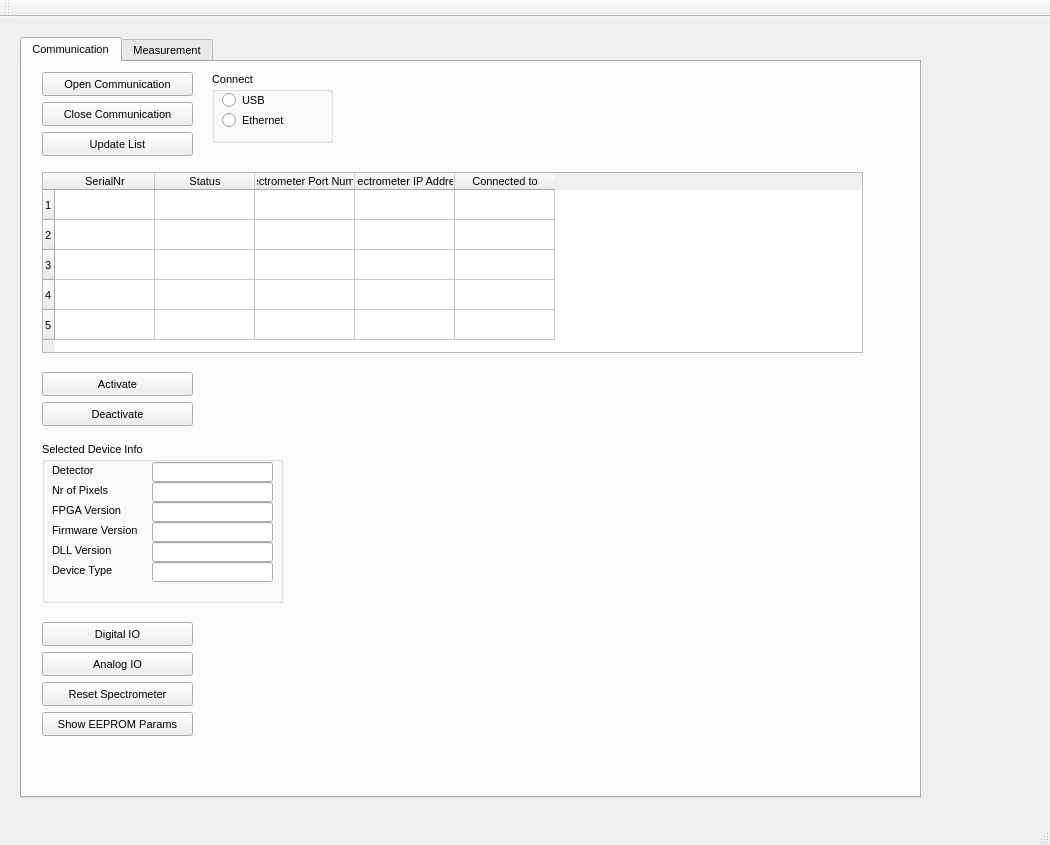
<?xml version="1.0" encoding="UTF-8"?>
<ui version="4.0">
 <class>QtdemoClass</class>
 <widget class="QMainWindow" name="QtdemoClass">
  <property name="geometry">
   <rect>
    <x>0</x>
    <y>0</y>
    <width>1050</width>
    <height>845</height>
   </rect>
  </property>
  <property name="font">
   <font>
    <pointsize>8</pointsize>
   </font>
  </property>
  <property name="windowTitle">
   <string>Qtdemo</string>
  </property>
  <widget class="QWidget" name="centralWidget">
   <widget class="QTabWidget" name="tabWidget">
    <property name="geometry">
     <rect>
      <x>20</x>
      <y>20</y>
      <width>901</width>
      <height>761</height>
     </rect>
    </property>
    <property name="currentIndex">
     <number>0</number>
    </property>
    <widget class="QWidget" name="CommunicationTab">
     <attribute name="title">
      <string>Communication</string>
     </attribute>
     <widget class="QGroupBox" name="groupBox_6">
      <property name="geometry">
       <rect>
        <x>20</x>
        <y>380</y>
        <width>241</width>
        <height>161</height>
       </rect>
      </property>
      <property name="title">
       <string>Selected Device Info</string>
      </property>
      <widget class="QLineEdit" name="DetectorEdt">
       <property name="geometry">
        <rect>
         <x>110</x>
         <y>20</y>
         <width>121</width>
         <height>20</height>
        </rect>
       </property>
      </widget>
      <widget class="QLineEdit" name="NrPixelsEdt">
       <property name="geometry">
        <rect>
         <x>110</x>
         <y>40</y>
         <width>121</width>
         <height>20</height>
        </rect>
       </property>
      </widget>
      <widget class="QLineEdit" name="FPGAVerEdt">
       <property name="geometry">
        <rect>
         <x>110</x>
         <y>60</y>
         <width>121</width>
         <height>20</height>
        </rect>
       </property>
      </widget>
      <widget class="QLineEdit" name="FirmwareVerEdt">
       <property name="geometry">
        <rect>
         <x>110</x>
         <y>80</y>
         <width>121</width>
         <height>20</height>
        </rect>
       </property>
      </widget>
      <widget class="QLineEdit" name="DLLVerEdt">
       <property name="geometry">
        <rect>
         <x>110</x>
         <y>100</y>
         <width>121</width>
         <height>20</height>
        </rect>
       </property>
      </widget>
      <widget class="QLabel" name="label_20">
       <property name="geometry">
        <rect>
         <x>10</x>
         <y>20</y>
         <width>121</width>
         <height>16</height>
        </rect>
       </property>
       <property name="text">
        <string>Detector</string>
       </property>
      </widget>
      <widget class="QLabel" name="label_21">
       <property name="geometry">
        <rect>
         <x>10</x>
         <y>40</y>
         <width>111</width>
         <height>16</height>
        </rect>
       </property>
       <property name="text">
        <string>Nr of Pixels</string>
       </property>
      </widget>
      <widget class="QLabel" name="label_22">
       <property name="geometry">
        <rect>
         <x>10</x>
         <y>60</y>
         <width>121</width>
         <height>16</height>
        </rect>
       </property>
       <property name="text">
        <string>FPGA Version</string>
       </property>
      </widget>
      <widget class="QLabel" name="label_23">
       <property name="geometry">
        <rect>
         <x>10</x>
         <y>80</y>
         <width>121</width>
         <height>16</height>
        </rect>
       </property>
       <property name="text">
        <string>Firmware Version</string>
       </property>
      </widget>
      <widget class="QLabel" name="label_24">
       <property name="geometry">
        <rect>
         <x>10</x>
         <y>100</y>
         <width>121</width>
         <height>16</height>
        </rect>
       </property>
       <property name="text">
        <string>DLL Version</string>
       </property>
      </widget>
      <widget class="QLabel" name="label_44">
       <property name="geometry">
        <rect>
         <x>10</x>
         <y>120</y>
         <width>111</width>
         <height>16</height>
        </rect>
       </property>
       <property name="text">
        <string>Device Type</string>
       </property>
      </widget>
      <widget class="QLineEdit" name="DeviceTypeEdt">
       <property name="geometry">
        <rect>
         <x>110</x>
         <y>120</y>
         <width>121</width>
         <height>20</height>
        </rect>
       </property>
      </widget>
     </widget>
     <widget class="QPushButton" name="DeactivateBtn">
      <property name="geometry">
       <rect>
        <x>20</x>
        <y>340</y>
        <width>151</width>
        <height>24</height>
       </rect>
      </property>
      <property name="text">
       <string>Deactivate</string>
      </property>
     </widget>
     <widget class="QPushButton" name="ActivateBtn">
      <property name="geometry">
       <rect>
        <x>20</x>
        <y>310</y>
        <width>151</width>
        <height>24</height>
       </rect>
      </property>
      <property name="text">
       <string>Activate</string>
      </property>
     </widget>
     <widget class="QTableWidget" name="SpectrometerList">
      <property name="geometry">
       <rect>
        <x>20</x>
        <y>110</y>
        <width>821</width>
        <height>181</height>
       </rect>
      </property>
      <property name="rowCount">
       <number>5</number>
      </property>
      <property name="columnCount">
       <number>5</number>
      </property>
      <row/>
      <row/>
      <row/>
      <row/>
      <row/>
      <column>
       <property name="text">
        <string>SerialNr</string>
       </property>
      </column>
      <column>
       <property name="text">
        <string>Status</string>
       </property>
      </column>
      <column>
       <property name="text">
        <string>Spectrometer Port Number</string>
       </property>
      </column>
      <column>
       <property name="text">
        <string>Spectrometer IP Address</string>
       </property>
      </column>
      <column>
       <property name="text">
        <string>Connected to</string>
       </property>
      </column>
     </widget>
     <widget class="QPushButton" name="OpenCommBtn">
      <property name="geometry">
       <rect>
        <x>20</x>
        <y>10</y>
        <width>151</width>
        <height>24</height>
       </rect>
      </property>
      <property name="text">
       <string>Open Communication</string>
      </property>
     </widget>
     <widget class="QPushButton" name="UpdateListBtn">
      <property name="geometry">
       <rect>
        <x>20</x>
        <y>70</y>
        <width>151</width>
        <height>24</height>
       </rect>
      </property>
      <property name="text">
       <string>Update List</string>
      </property>
     </widget>
     <widget class="QGroupBox" name="groupBox_12">
      <property name="geometry">
       <rect>
        <x>190</x>
        <y>10</y>
        <width>121</width>
        <height>71</height>
       </rect>
      </property>
      <property name="title">
       <string>Connect</string>
      </property>
      <widget class="QRadioButton" name="ConnectUSBRBtn">
       <property name="geometry">
        <rect>
         <x>10</x>
         <y>20</y>
         <width>101</width>
         <height>17</height>
        </rect>
       </property>
       <property name="text">
        <string>USB</string>
       </property>
      </widget>
      <widget class="QRadioButton" name="ConnectEthernetRBtn">
       <property name="geometry">
        <rect>
         <x>10</x>
         <y>40</y>
         <width>101</width>
         <height>17</height>
        </rect>
       </property>
       <property name="text">
        <string>Ethernet</string>
       </property>
      </widget>
     </widget>
     <widget class="QPushButton" name="CloseCommBtn">
      <property name="geometry">
       <rect>
        <x>20</x>
        <y>40</y>
        <width>151</width>
        <height>24</height>
       </rect>
      </property>
      <property name="text">
       <string>Close Communication</string>
      </property>
     </widget>
     <widget class="QPushButton" name="DigitalIoBtn">
      <property name="geometry">
       <rect>
        <x>20</x>
        <y>560</y>
        <width>151</width>
        <height>24</height>
       </rect>
      </property>
      <property name="text">
       <string>Digital IO</string>
      </property>
     </widget>
     <widget class="QPushButton" name="AnalogIoBtn">
      <property name="geometry">
       <rect>
        <x>20</x>
        <y>590</y>
        <width>151</width>
        <height>24</height>
       </rect>
      </property>
      <property name="text">
       <string>Analog IO</string>
      </property>
     </widget>
     <widget class="QPushButton" name="ShowEepromBtn">
      <property name="geometry">
       <rect>
        <x>20</x>
        <y>650</y>
        <width>151</width>
        <height>24</height>
       </rect>
      </property>
      <property name="text">
       <string>Show EEPROM Params</string>
      </property>
     </widget>
     <widget class="QPushButton" name="ResetSpectrometerBtn">
      <property name="geometry">
       <rect>
        <x>20</x>
        <y>620</y>
        <width>151</width>
        <height>24</height>
       </rect>
      </property>
      <property name="text">
       <string>Reset Spectrometer</string>
      </property>
     </widget>
    </widget>
    <widget class="QWidget" name="MeasurementTab">
     <attribute name="title">
      <string>Measurement</string>
     </attribute>
     <widget class="QGroupBox" name="groupBox">
      <property name="geometry">
       <rect>
        <x>550</x>
        <y>10</y>
        <width>231</width>
        <height>381</height>
       </rect>
      </property>
      <property name="title">
       <string>Measure</string>
      </property>
      <widget class="QPushButton" name="StartMeasBtn">
       <property name="geometry">
        <rect>
         <x>20</x>
         <y>170</y>
         <width>131</width>
         <height>24</height>
        </rect>
       </property>
       <property name="text">
        <string>Start Measurement</string>
       </property>
      </widget>
      <widget class="QPushButton" name="StopMeasBtn">
       <property name="geometry">
        <rect>
         <x>20</x>
         <y>200</y>
         <width>131</width>
         <height>24</height>
        </rect>
       </property>
       <property name="text">
        <string>Stop Measurement</string>
       </property>
      </widget>
      <widget class="QCheckBox" name="PreScanChk">
       <property name="geometry">
        <rect>
         <x>20</x>
         <y>230</y>
         <width>151</width>
         <height>19</height>
        </rect>
       </property>
       <property name="text">
        <string>AvaSpec 3648 PreScan</string>
       </property>
      </widget>
      <widget class="QGroupBox" name="SetNirSensitivityRgrp">
       <property name="geometry">
        <rect>
         <x>10</x>
         <y>260</y>
         <width>161</width>
         <height>71</height>
        </rect>
       </property>
       <property name="title">
        <string>Set NIR Sensitivity Mode</string>
       </property>
       <widget class="QRadioButton" name="LowNoiseRBtn">
        <property name="geometry">
         <rect>
          <x>20</x>
          <y>20</y>
          <width>121</width>
          <height>17</height>
         </rect>
        </property>
        <property name="text">
         <string>Low Noise</string>
        </property>
       </widget>
       <widget class="QRadioButton" name="HighSensitivityRBtn">
        <property name="geometry">
         <rect>
          <x>20</x>
          <y>40</y>
          <width>121</width>
          <height>17</height>
         </rect>
        </property>
        <property name="text">
         <string>High Sensitivity</string>
        </property>
       </widget>
      </widget>
      <widget class="QGroupBox" name="groupBox_13">
       <property name="geometry">
        <rect>
         <x>10</x>
         <y>20</y>
         <width>211</width>
         <height>141</height>
        </rect>
       </property>
       <property name="title">
        <string>Mode</string>
       </property>
       <widget class="QRadioButton" name="FixedNrRBtn">
        <property name="geometry">
         <rect>
          <x>20</x>
          <y>20</y>
          <width>111</width>
          <height>17</height>
         </rect>
        </property>
        <property name="text">
         <string>Fixed Number</string>
        </property>
       </widget>
       <widget class="QRadioButton" name="ContinuousRBtn">
        <property name="geometry">
         <rect>
          <x>20</x>
          <y>40</y>
          <width>111</width>
          <height>17</height>
         </rect>
        </property>
        <property name="text">
         <string>Continuous</string>
        </property>
       </widget>
       <widget class="QRadioButton" name="RepetitiveRBtn">
        <property name="geometry">
         <rect>
          <x>20</x>
          <y>60</y>
          <width>111</width>
          <height>17</height>
         </rect>
        </property>
        <property name="text">
         <string>Repetitive</string>
        </property>
       </widget>
       <widget class="QLineEdit" name="NrMeasEdt">
        <property name="geometry">
         <rect>
          <x>130</x>
          <y>20</y>
          <width>71</width>
          <height>20</height>
         </rect>
        </property>
       </widget>
       <widget class="QRadioButton" name="StoreToRamRBtn">
        <property name="geometry">
         <rect>
          <x>20</x>
          <y>90</y>
          <width>111</width>
          <height>17</height>
         </rect>
        </property>
        <property name="text">
         <string>StoreToRam</string>
        </property>
       </widget>
       <widget class="QRadioButton" name="DstrRBtn">
        <property name="geometry">
         <rect>
          <x>20</x>
          <y>110</y>
          <width>111</width>
          <height>17</height>
         </rect>
        </property>
        <property name="text">
         <string>Dynamic STR</string>
        </property>
       </widget>
       <widget class="QLineEdit" name="NrStoreToRamEdt">
        <property name="geometry">
         <rect>
          <x>130</x>
          <y>100</y>
          <width>71</width>
          <height>20</height>
         </rect>
        </property>
       </widget>
      </widget>
     </widget>
     <widget class="QGroupBox" name="groupBox_8">
      <property name="geometry">
       <rect>
        <x>550</x>
        <y>400</y>
        <width>231</width>
        <height>151</height>
       </rect>
      </property>
      <property name="title">
       <string>Measurement Statistics</string>
      </property>
      <widget class="QLineEdit" name="TimeSinceStartEdt">
       <property name="geometry">
        <rect>
         <x>150</x>
         <y>30</y>
         <width>61</width>
         <height>20</height>
        </rect>
       </property>
      </widget>
      <widget class="QLineEdit" name="NrScansEdt">
       <property name="geometry">
        <rect>
         <x>150</x>
         <y>50</y>
         <width>61</width>
         <height>20</height>
        </rect>
       </property>
      </widget>
      <widget class="QLineEdit" name="NrFailuresEdt">
       <property name="geometry">
        <rect>
         <x>150</x>
         <y>70</y>
         <width>61</width>
         <height>20</height>
        </rect>
       </property>
      </widget>
      <widget class="QLineEdit" name="TimePerScanEdt">
       <property name="geometry">
        <rect>
         <x>150</x>
         <y>90</y>
         <width>61</width>
         <height>20</height>
        </rect>
       </property>
      </widget>
      <widget class="QLineEdit" name="LastScanEdt">
       <property name="geometry">
        <rect>
         <x>150</x>
         <y>110</y>
         <width>61</width>
         <height>20</height>
        </rect>
       </property>
      </widget>
      <widget class="QLabel" name="label_15">
       <property name="geometry">
        <rect>
         <x>10</x>
         <y>30</y>
         <width>111</width>
         <height>16</height>
        </rect>
       </property>
       <property name="text">
        <string>Time Since Start [s]</string>
       </property>
      </widget>
      <widget class="QLabel" name="label_16">
       <property name="geometry">
        <rect>
         <x>10</x>
         <y>50</y>
         <width>101</width>
         <height>16</height>
        </rect>
       </property>
       <property name="text">
        <string>Nr of Scans</string>
       </property>
      </widget>
      <widget class="QLabel" name="label_17">
       <property name="geometry">
        <rect>
         <x>10</x>
         <y>70</y>
         <width>91</width>
         <height>16</height>
        </rect>
       </property>
       <property name="text">
        <string>Nr of Failures</string>
       </property>
      </widget>
      <widget class="QLabel" name="label_18">
       <property name="geometry">
        <rect>
         <x>10</x>
         <y>90</y>
         <width>131</width>
         <height>16</height>
        </rect>
       </property>
       <property name="text">
        <string>Avg. Time per Scan [ms]</string>
       </property>
      </widget>
      <widget class="QLabel" name="label_19">
       <property name="geometry">
        <rect>
         <x>10</x>
         <y>110</y>
         <width>111</width>
         <height>16</height>
        </rect>
       </property>
       <property name="text">
        <string>Last Scan in [ms]</string>
       </property>
      </widget>
     </widget>
     <widget class="Plot" name="plot" native="true">
      <property name="geometry">
       <rect>
        <x>10</x>
        <y>400</y>
        <width>511</width>
        <height>291</height>
       </rect>
      </property>
     </widget>
     <widget class="QCheckBox" name="DisableGraphChk">
      <property name="geometry">
       <rect>
        <x>10</x>
        <y>700</y>
        <width>161</width>
        <height>19</height>
       </rect>
      </property>
      <property name="text">
       <string>Disable Graphical Output</string>
      </property>
     </widget>
     <widget class="QCheckBox" name="SaturatedChk">
      <property name="enabled">
       <bool>false</bool>
      </property>
      <property name="geometry">
       <rect>
        <x>170</x>
        <y>700</y>
        <width>81</width>
        <height>17</height>
       </rect>
      </property>
      <property name="text">
       <string>Saturated</string>
      </property>
      <property name="checkable">
       <bool>true</bool>
      </property>
     </widget>
     <widget class="QGroupBox" name="groupBox_2">
      <property name="geometry">
       <rect>
        <x>10</x>
        <y>10</y>
        <width>511</width>
        <height>381</height>
       </rect>
      </property>
      <property name="font">
       <font>
        <family>Sans Serif</family>
       </font>
      </property>
      <property name="title">
       <string>Prepare Measurement Settings</string>
      </property>
      <widget class="QLineEdit" name="IntTimeEdt">
       <property name="geometry">
        <rect>
         <x>130</x>
         <y>70</y>
         <width>81</width>
         <height>20</height>
        </rect>
       </property>
      </widget>
      <widget class="QLineEdit" name="AvgEdt">
       <property name="geometry">
        <rect>
         <x>130</x>
         <y>110</y>
         <width>81</width>
         <height>20</height>
        </rect>
       </property>
      </widget>
      <widget class="QLabel" name="label">
       <property name="geometry">
        <rect>
         <x>10</x>
         <y>70</y>
         <width>121</width>
         <height>16</height>
        </rect>
       </property>
       <property name="text">
        <string>Integration Time [ms]</string>
       </property>
      </widget>
      <widget class="QLabel" name="label_2">
       <property name="geometry">
        <rect>
         <x>10</x>
         <y>110</y>
         <width>121</width>
         <height>16</height>
        </rect>
       </property>
       <property name="text">
        <string>Number of Averages</string>
       </property>
      </widget>
      <widget class="QLineEdit" name="StartPixelEdt">
       <property name="geometry">
        <rect>
         <x>130</x>
         <y>30</y>
         <width>81</width>
         <height>20</height>
        </rect>
       </property>
      </widget>
      <widget class="QLineEdit" name="StopPixelEdt">
       <property name="geometry">
        <rect>
         <x>130</x>
         <y>50</y>
         <width>81</width>
         <height>20</height>
        </rect>
       </property>
      </widget>
      <widget class="QLineEdit" name="IntDelayEdt">
       <property name="geometry">
        <rect>
         <x>130</x>
         <y>90</y>
         <width>81</width>
         <height>20</height>
        </rect>
       </property>
      </widget>
      <widget class="QLineEdit" name="SatDetEdt">
       <property name="geometry">
        <rect>
         <x>130</x>
         <y>130</y>
         <width>81</width>
         <height>20</height>
        </rect>
       </property>
      </widget>
      <widget class="QGroupBox" name="groupBox_4">
       <property name="geometry">
        <rect>
         <x>240</x>
         <y>10</y>
         <width>251</width>
         <height>71</height>
        </rect>
       </property>
       <property name="title">
        <string>Dark Correction Settings</string>
       </property>
       <widget class="QCheckBox" name="DarkCorrChk">
        <property name="geometry">
         <rect>
          <x>10</x>
          <y>20</y>
          <width>121</width>
          <height>19</height>
         </rect>
        </property>
        <property name="text">
         <string>Enable</string>
        </property>
       </widget>
       <widget class="QLineEdit" name="DarkCorrPercEdt">
        <property name="geometry">
         <rect>
          <x>10</x>
          <y>40</y>
          <width>51</width>
          <height>20</height>
         </rect>
        </property>
       </widget>
       <widget class="QLabel" name="label_7">
        <property name="geometry">
         <rect>
          <x>70</x>
          <y>40</y>
          <width>46</width>
          <height>14</height>
         </rect>
        </property>
        <property name="text">
         <string>%</string>
        </property>
       </widget>
      </widget>
      <widget class="QLabel" name="label_25">
       <property name="geometry">
        <rect>
         <x>10</x>
         <y>30</y>
         <width>91</width>
         <height>16</height>
        </rect>
       </property>
       <property name="text">
        <string>Start Pixel</string>
       </property>
      </widget>
      <widget class="QLabel" name="label_26">
       <property name="geometry">
        <rect>
         <x>10</x>
         <y>50</y>
         <width>81</width>
         <height>16</height>
        </rect>
       </property>
       <property name="font">
        <font>
         <pointsize>8</pointsize>
        </font>
       </property>
       <property name="text">
        <string>Stop Pixel</string>
       </property>
      </widget>
      <widget class="QLabel" name="label_27">
       <property name="geometry">
        <rect>
         <x>10</x>
         <y>90</y>
         <width>121</width>
         <height>16</height>
        </rect>
       </property>
       <property name="text">
        <string>Integration Delay [ns]</string>
       </property>
      </widget>
      <widget class="QLabel" name="label_28">
       <property name="geometry">
        <rect>
         <x>10</x>
         <y>130</y>
         <width>121</width>
         <height>16</height>
        </rect>
       </property>
       <property name="text">
        <string>Saturation Detection</string>
       </property>
      </widget>
      <widget class="QGroupBox" name="groupBox_3">
       <property name="geometry">
        <rect>
         <x>20</x>
         <y>160</y>
         <width>211</width>
         <height>201</height>
        </rect>
       </property>
       <property name="font">
        <font>
         <pointsize>8</pointsize>
        </font>
       </property>
       <property name="title">
        <string>Trigger Settings</string>
       </property>
       <widget class="QGroupBox" name="groupBox_9">
        <property name="geometry">
         <rect>
          <x>10</x>
          <y>20</y>
          <width>191</width>
          <height>71</height>
         </rect>
        </property>
        <property name="title">
         <string>Trigger Mode</string>
        </property>
        <widget class="QRadioButton" name="HardwareTriggerRBtn">
         <property name="geometry">
          <rect>
           <x>90</x>
           <y>30</y>
           <width>101</width>
           <height>18</height>
          </rect>
         </property>
         <property name="text">
          <string>Hardware</string>
         </property>
        </widget>
        <widget class="QRadioButton" name="SoftwareTriggerRBtn">
         <property name="geometry">
          <rect>
           <x>90</x>
           <y>10</y>
           <width>91</width>
           <height>16</height>
          </rect>
         </property>
         <property name="text">
          <string>Software</string>
         </property>
        </widget>
        <widget class="QRadioButton" name="SingleScanTriggerRBtn">
         <property name="geometry">
          <rect>
           <x>90</x>
           <y>50</y>
           <width>91</width>
           <height>17</height>
          </rect>
         </property>
         <property name="text">
          <string>Single Scan</string>
         </property>
        </widget>
       </widget>
       <widget class="QGroupBox" name="groupBox_10">
        <property name="geometry">
         <rect>
          <x>10</x>
          <y>90</y>
          <width>191</width>
          <height>51</height>
         </rect>
        </property>
        <property name="title">
         <string>Trigger Source</string>
        </property>
        <widget class="QRadioButton" name="ExternalTriggerRbtn">
         <property name="geometry">
          <rect>
           <x>90</x>
           <y>10</y>
           <width>91</width>
           <height>18</height>
          </rect>
         </property>
         <property name="text">
          <string>External</string>
         </property>
        </widget>
        <widget class="QRadioButton" name="SynchTriggerRBtn">
         <property name="geometry">
          <rect>
           <x>90</x>
           <y>30</y>
           <width>121</width>
           <height>18</height>
          </rect>
         </property>
         <property name="text">
          <string>Synchronized</string>
         </property>
        </widget>
       </widget>
       <widget class="QGroupBox" name="groupBox_11">
        <property name="geometry">
         <rect>
          <x>10</x>
          <y>140</y>
          <width>191</width>
          <height>51</height>
         </rect>
        </property>
        <property name="title">
         <string>Trigger Type</string>
        </property>
        <widget class="QRadioButton" name="EdgeTriggerRBtn">
         <property name="geometry">
          <rect>
           <x>90</x>
           <y>10</y>
           <width>84</width>
           <height>18</height>
          </rect>
         </property>
         <property name="text">
          <string>Edge</string>
         </property>
        </widget>
        <widget class="QRadioButton" name="LevelTriggerRBtn">
         <property name="geometry">
          <rect>
           <x>90</x>
           <y>30</y>
           <width>84</width>
           <height>18</height>
          </rect>
         </property>
         <property name="text">
          <string>Level</string>
         </property>
        </widget>
       </widget>
      </widget>
      <widget class="QGroupBox" name="groupBox_5">
       <property name="geometry">
        <rect>
         <x>240</x>
         <y>90</y>
         <width>251</width>
         <height>71</height>
        </rect>
       </property>
       <property name="title">
        <string>Smoothing Settings</string>
       </property>
       <widget class="QLineEdit" name="SmoothModelEdt">
        <property name="geometry">
         <rect>
          <x>100</x>
          <y>20</y>
          <width>101</width>
          <height>20</height>
         </rect>
        </property>
       </widget>
       <widget class="QLineEdit" name="SmoothNrPixelsEdt">
        <property name="geometry">
         <rect>
          <x>100</x>
          <y>40</y>
          <width>101</width>
          <height>20</height>
         </rect>
        </property>
       </widget>
       <widget class="QLabel" name="label_8">
        <property name="geometry">
         <rect>
          <x>10</x>
          <y>20</y>
          <width>81</width>
          <height>16</height>
         </rect>
        </property>
        <property name="text">
         <string>Model</string>
        </property>
       </widget>
       <widget class="QLabel" name="label_9">
        <property name="geometry">
         <rect>
          <x>10</x>
          <y>40</y>
          <width>81</width>
          <height>16</height>
         </rect>
        </property>
        <property name="text">
         <string>Nr of Pixels</string>
        </property>
       </widget>
      </widget>
      <widget class="QGroupBox" name="groupBox_7">
       <property name="geometry">
        <rect>
         <x>240</x>
         <y>160</y>
         <width>251</width>
         <height>111</height>
        </rect>
       </property>
       <property name="title">
        <string>Control Settings</string>
       </property>
       <widget class="QLineEdit" name="LaserDelayEdt">
        <property name="geometry">
         <rect>
          <x>140</x>
          <y>40</y>
          <width>101</width>
          <height>20</height>
         </rect>
        </property>
       </widget>
       <widget class="QLineEdit" name="LaserWidthEdt">
        <property name="geometry">
         <rect>
          <x>140</x>
          <y>60</y>
          <width>101</width>
          <height>20</height>
         </rect>
        </property>
       </widget>
       <widget class="QLineEdit" name="LaserWavEdt">
        <property name="geometry">
         <rect>
          <x>140</x>
          <y>80</y>
          <width>101</width>
          <height>20</height>
         </rect>
        </property>
       </widget>
       <widget class="QLabel" name="label_11">
        <property name="geometry">
         <rect>
          <x>10</x>
          <y>40</y>
          <width>101</width>
          <height>16</height>
         </rect>
        </property>
        <property name="text">
         <string>Laser Delay [ns]</string>
        </property>
       </widget>
       <widget class="QLabel" name="label_12">
        <property name="geometry">
         <rect>
          <x>10</x>
          <y>60</y>
          <width>91</width>
          <height>16</height>
         </rect>
        </property>
        <property name="text">
         <string>Laser Width [ns]</string>
        </property>
       </widget>
       <widget class="QLabel" name="label_13">
        <property name="geometry">
         <rect>
          <x>10</x>
          <y>80</y>
          <width>131</width>
          <height>16</height>
         </rect>
        </property>
        <property name="text">
         <string>Laser Wavelength [nm]</string>
        </property>
       </widget>
       <widget class="QLineEdit" name="FlashesPerScanEdt">
        <property name="geometry">
         <rect>
          <x>140</x>
          <y>20</y>
          <width>101</width>
          <height>20</height>
         </rect>
        </property>
       </widget>
       <widget class="QLabel" name="label_32">
        <property name="geometry">
         <rect>
          <x>10</x>
          <y>20</y>
          <width>101</width>
          <height>16</height>
         </rect>
        </property>
        <property name="text">
         <string>Flashes per Scan</string>
        </property>
       </widget>
      </widget>
      <widget class="QPushButton" name="ReadEepromBtn">
       <property name="geometry">
        <rect>
         <x>240</x>
         <y>290</y>
         <width>251</width>
         <height>24</height>
        </rect>
       </property>
       <property name="text">
        <string>Read Measurement Settings from EEPROM</string>
       </property>
      </widget>
      <widget class="QPushButton" name="WriteEepromBtn">
       <property name="geometry">
        <rect>
         <x>240</x>
         <y>320</y>
         <width>251</width>
         <height>24</height>
        </rect>
       </property>
       <property name="text">
        <string>Write Measurement Settings to EEPROM</string>
       </property>
      </widget>
     </widget>
     <widget class="QGroupBox" name="groupBox_17">
      <property name="geometry">
       <rect>
        <x>550</x>
        <y>560</y>
        <width>331</width>
        <height>141</height>
       </rect>
      </property>
      <property name="title">
       <string>Dynamic StoreToRam Status</string>
      </property>
      <widget class="QLineEdit" name="DstrFlagsEdt">
       <property name="geometry">
        <rect>
         <x>140</x>
         <y>110</y>
         <width>81</width>
         <height>20</height>
        </rect>
       </property>
      </widget>
      <widget class="QLineEdit" name="DstrUsedScansEdt">
       <property name="geometry">
        <rect>
         <x>140</x>
         <y>90</y>
         <width>81</width>
         <height>20</height>
        </rect>
       </property>
      </widget>
      <widget class="QLineEdit" name="DstrTotalScansEdt">
       <property name="geometry">
        <rect>
         <x>140</x>
         <y>70</y>
         <width>81</width>
         <height>20</height>
        </rect>
       </property>
      </widget>
      <widget class="QLabel" name="label_51">
       <property name="geometry">
        <rect>
         <x>10</x>
         <y>70</y>
         <width>131</width>
         <height>16</height>
        </rect>
       </property>
       <property name="text">
        <string>Scan FIFO Length</string>
       </property>
      </widget>
      <widget class="QLabel" name="label_52">
       <property name="geometry">
        <rect>
         <x>10</x>
         <y>90</y>
         <width>101</width>
         <height>16</height>
        </rect>
       </property>
       <property name="text">
        <string>Used Space</string>
       </property>
      </widget>
      <widget class="QLabel" name="label_53">
       <property name="geometry">
        <rect>
         <x>10</x>
         <y>110</y>
         <width>101</width>
         <height>16</height>
        </rect>
       </property>
       <property name="text">
        <string>Flags</string>
       </property>
      </widget>
      <widget class="QPushButton" name="DstrStatusUpdateBtn">
       <property name="geometry">
        <rect>
         <x>160</x>
         <y>20</y>
         <width>61</width>
         <height>23</height>
        </rect>
       </property>
       <property name="text">
        <string>Update</string>
       </property>
      </widget>
      <widget class="QProgressBar" name="DstrProgBar">
       <property name="geometry">
        <rect>
         <x>10</x>
         <y>20</y>
         <width>131</width>
         <height>16</height>
        </rect>
       </property>
       <property name="value">
        <number>0</number>
       </property>
       <property name="textVisible">
        <bool>true</bool>
       </property>
       <property name="textDirection">
        <enum>QProgressBar::BottomToTop</enum>
       </property>
      </widget>
      <widget class="QGroupBox" name="DstrFlagsGrp">
       <property name="geometry">
        <rect>
         <x>230</x>
         <y>40</y>
         <width>91</width>
         <height>91</height>
        </rect>
       </property>
       <property name="title">
        <string>Flags</string>
       </property>
       <widget class="QCheckBox" name="DssEvent_Chk">
        <property name="enabled">
         <bool>false</bool>
        </property>
        <property name="geometry">
         <rect>
          <x>70</x>
          <y>20</y>
          <width>16</width>
          <height>20</height>
         </rect>
        </property>
        <property name="mouseTracking">
         <bool>true</bool>
        </property>
        <property name="text">
         <string/>
        </property>
        <property name="checkable">
         <bool>true</bool>
        </property>
        <property name="tristate">
         <bool>false</bool>
        </property>
       </widget>
       <widget class="QLabel" name="label_109">
        <property name="geometry">
         <rect>
          <x>10</x>
          <y>20</y>
          <width>51</width>
          <height>20</height>
         </rect>
        </property>
        <property name="text">
         <string>Stop</string>
        </property>
        <property name="alignment">
         <set>Qt::AlignRight|Qt::AlignTrailing|Qt::AlignVCenter</set>
        </property>
       </widget>
       <widget class="QLabel" name="label_110">
        <property name="geometry">
         <rect>
          <x>10</x>
          <y>40</y>
          <width>51</width>
          <height>20</height>
         </rect>
        </property>
        <property name="text">
         <string>Overflow</string>
        </property>
        <property name="alignment">
         <set>Qt::AlignRight|Qt::AlignTrailing|Qt::AlignVCenter</set>
        </property>
       </widget>
       <widget class="QCheckBox" name="FoeEvent_Chk">
        <property name="enabled">
         <bool>false</bool>
        </property>
        <property name="geometry">
         <rect>
          <x>70</x>
          <y>40</y>
          <width>16</width>
          <height>19</height>
         </rect>
        </property>
        <property name="mouseTracking">
         <bool>true</bool>
        </property>
        <property name="text">
         <string>Stop</string>
        </property>
        <property name="checkable">
         <bool>true</bool>
        </property>
        <property name="tristate">
         <bool>false</bool>
        </property>
       </widget>
       <widget class="QCheckBox" name="IErrorEvent_Chk">
        <property name="enabled">
         <bool>false</bool>
        </property>
        <property name="geometry">
         <rect>
          <x>70</x>
          <y>60</y>
          <width>16</width>
          <height>19</height>
         </rect>
        </property>
        <property name="mouseTracking">
         <bool>true</bool>
        </property>
        <property name="text">
         <string>Stop</string>
        </property>
        <property name="checkable">
         <bool>true</bool>
        </property>
        <property name="tristate">
         <bool>false</bool>
        </property>
       </widget>
       <widget class="QLabel" name="label_111">
        <property name="geometry">
         <rect>
          <x>10</x>
          <y>60</y>
          <width>51</width>
          <height>20</height>
         </rect>
        </property>
        <property name="text">
         <string>Error int.</string>
        </property>
        <property name="alignment">
         <set>Qt::AlignRight|Qt::AlignTrailing|Qt::AlignVCenter</set>
        </property>
       </widget>
      </widget>
      <widget class="QLabel" name="label_54">
       <property name="geometry">
        <rect>
         <x>10</x>
         <y>50</y>
         <width>131</width>
         <height>16</height>
        </rect>
       </property>
       <property name="text">
        <string>Status Receive Count</string>
       </property>
      </widget>
      <widget class="QLineEdit" name="DstrStatusRecvCountEdt">
       <property name="geometry">
        <rect>
         <x>140</x>
         <y>50</y>
         <width>81</width>
         <height>20</height>
        </rect>
       </property>
      </widget>
     </widget>
    </widget>
   </widget>
  </widget>
  <widget class="QMenuBar" name="menuBar">
   <property name="geometry">
    <rect>
     <x>0</x>
     <y>0</y>
     <width>1050</width>
     <height>21</height>
    </rect>
   </property>
  </widget>
  <widget class="QToolBar" name="mainToolBar">
   <attribute name="toolBarArea">
    <enum>TopToolBarArea</enum>
   </attribute>
   <attribute name="toolBarBreak">
    <bool>false</bool>
   </attribute>
  </widget>
  <widget class="QStatusBar" name="statusBar">
   <property name="sizeGripEnabled">
    <bool>true</bool>
   </property>
  </widget>
 </widget>
 <layoutdefault spacing="6" margin="11"/>
 <customwidgets>
  <customwidget>
   <class>Plot</class>
   <extends>QWidget</extends>
   <header>plot.py</header>
   <container>1</container>
  </customwidget>
 </customwidgets>
 <tabstops>
  <tabstop>OpenCommBtn</tabstop>
  <tabstop>CloseCommBtn</tabstop>
  <tabstop>UpdateListBtn</tabstop>
  <tabstop>SpectrometerList</tabstop>
  <tabstop>ConnectUSBRBtn</tabstop>
  <tabstop>ConnectEthernetRBtn</tabstop>
  <tabstop>ActivateBtn</tabstop>
  <tabstop>DeactivateBtn</tabstop>
  <tabstop>DetectorEdt</tabstop>
  <tabstop>NrPixelsEdt</tabstop>
  <tabstop>FPGAVerEdt</tabstop>
  <tabstop>FirmwareVerEdt</tabstop>
  <tabstop>DLLVerEdt</tabstop>
  <tabstop>StartPixelEdt</tabstop>
  <tabstop>StopPixelEdt</tabstop>
  <tabstop>IntDelayEdt</tabstop>
  <tabstop>IntTimeEdt</tabstop>
  <tabstop>AvgEdt</tabstop>
  <tabstop>SatDetEdt</tabstop>
  <tabstop>DarkCorrChk</tabstop>
  <tabstop>DarkCorrPercEdt</tabstop>
  <tabstop>StartMeasBtn</tabstop>
  <tabstop>StopMeasBtn</tabstop>
  <tabstop>PreScanChk</tabstop>
  <tabstop>LowNoiseRBtn</tabstop>
  <tabstop>HighSensitivityRBtn</tabstop>
  <tabstop>TimeSinceStartEdt</tabstop>
  <tabstop>NrScansEdt</tabstop>
  <tabstop>NrFailuresEdt</tabstop>
  <tabstop>TimePerScanEdt</tabstop>
  <tabstop>LastScanEdt</tabstop>
  <tabstop>DisableGraphChk</tabstop>
  <tabstop>SaturatedChk</tabstop>
  <tabstop>tabWidget</tabstop>
 </tabstops>
 <resources/>
 <connections/>
</ui>
